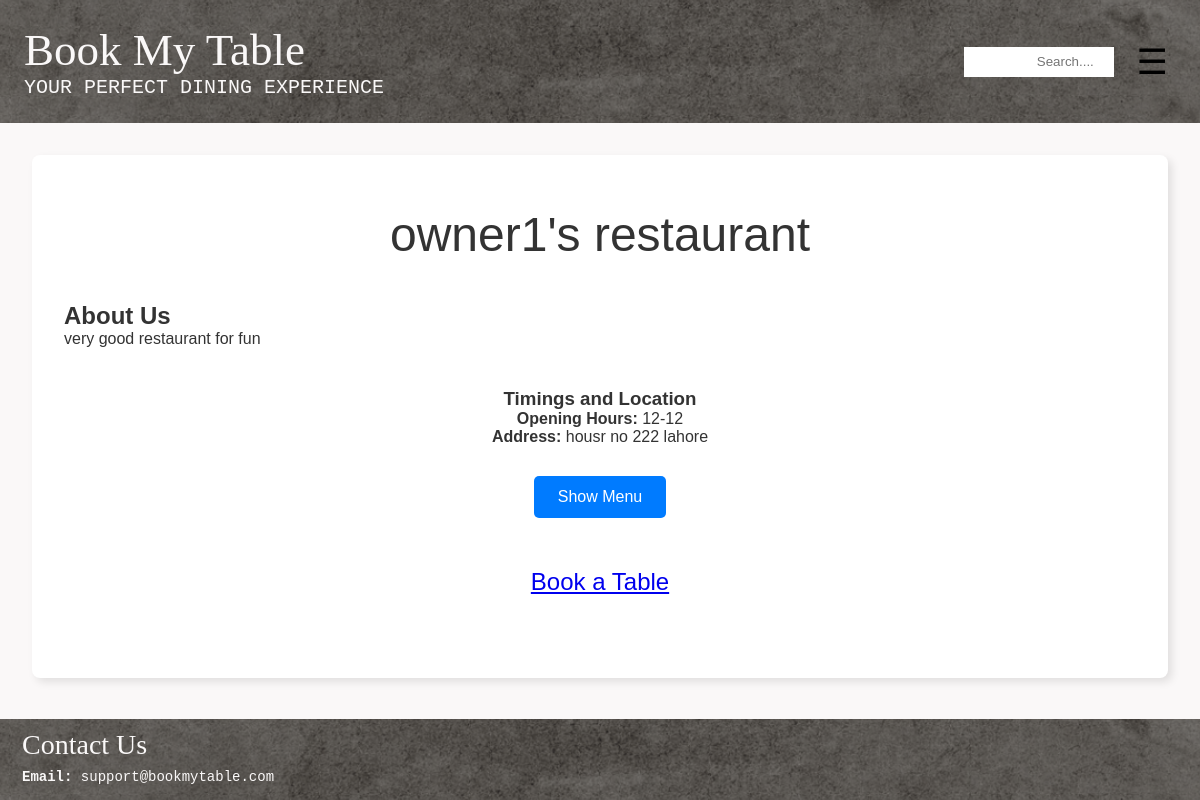
Page /restaurant/2/?user_id=None on the committed database.
### restaurant/models.py (models this page shows, shortened)
class Restaurant(models.Model):
    R_ID = models.AutoField(primary_key=True)
    R_Name = models.CharField(max_length=100)
    owner = models.OneToOneField('users.Owner', on_delete=models.CASCADE, related_name='restaurant')
    R_EmailAddress = models.EmailField(unique=True)
    R_ContactNumber = models.CharField(unique = True, max_length=15)
    R_Address = models.TextField() # this will allow for multiple addresses too
    R_Description = models.TextField(blank=True, null=True) #can be left blank, will store NULL if no value exists
    R_CuisineTypes = models.CharField(max_length=100)
    R_ReservationCost = models.DecimalField(max_digits=10, decimal_places=2)
    R_OpenHours = models.CharField(max_length=100) # e.g "Mon-Fri: 9:00AM - 8PM"
    Rating = models.DecimalField(decimal_places=2, default=0.0, max_digits=100)
    NetRevenue = models.DecimalField(max_digits=15, decimal_places=2, default=0.0)

### restaurant/views.py (the view)
# urls.py: path('<int:R_ID>/', views.restaurant_details, name = 'restaurant_details'),
def restaurant_details(request, R_ID):
    print(f"R_ID: {R_ID}, Query Params: {request.GET}")
    user_id = request.GET.get('user_id')  # Capture user_id from the query parameter
    restaurant = get_object_or_404(Restaurant, pk=R_ID)
    menu = Menu.objects.filter(restaurant=restaurant).first()
    dishes = Dish.objects.filter(menu=menu) if menu else []
    return render(request, 'restaurant/restaurant_details.html', {
        'restaurant': restaurant,
        'dishes': dishes,
        'user_id': user_id
    })

### restaurant/templates/restaurant/restaurant_details.html (shortened to what this page needs)
{% extends "layout.html" %}
{% block content %}
<div class="container">
    <h1 class="card-header text-center" style="font-size: 3rem; margin-top: 20px;">{{ restaurant.R_Name }}</h1>
    <section style="margin: 40px 0; text-align: left;">
        <h2> About Us</h2>
        <p>{{ restaurant.R_Description }}</p>
    </section>
    <section style="margin: 20px 0; text-align: center;">
        <h3>Timings and Location</h3>
        <p><strong>Opening Hours:</strong> {{ restaurant.R_OpenHours }}</p>
        <p><strong>Address:</strong> {{ restaurant.R_Address }}</p>
    </section>
    <section style="margin: 30px 0; text-align: center;">
        <button id="toggleMenuButton" class="button">
            Show Menu
        </button>
    </section>
<section style="margin: 50px 0; text-align: center;">
    <a href="{% url 'reservation:select_time' restaurant.R_ID %}?user_id={{ user_id }}" class="btn btn-primary" style="padding: 15px 30px; font-size: 1.5rem;">
        Book a Table
    </a>
</section>
{% endblock %}

### static/style.css (style rules this page uses)
* { margin: 0; padding: 0; box-sizing: border-box; }
html, body { height: 100%; margin: 0; }
body { font-family: Arial, sans-serif; background-color: #faf8f8; color: #333; display: flex; flex-direction: column; }
h1 { font-size: 4rem; margin: 0 auto; font-family: Arial, Helvetica, sans-serif; }
.button { background-color: #98989c; padding: 0.5rem 0.5rem; cursor: pointer; border-radius: 1px; border-color: black; top: 2%; left:2%; font-size: 20px; background: none; border: none; color: rgb(0, 0, 0); cursor: pointer; text-align: center; }
.container { max-width: 1200px; margin: 0 auto; padding: 2rem; background-color: #fff; border-radius: 8px; box-shadow: 4px 4px 8px rgba(0, 0, 0, 0.1); }
.button { display: inline-block; padding: 0.75rem 1.5rem; border: none; border-radius: 5px; background-color: #007BFF; color: #fff; font-size: 1rem; cursor: pointer; text-align: center; transition: background-color 0.3s; }
.text-center { text-align: center; }
.card-header { font-size: 2rem; font-weight: lighter; margin-bottom: 1rem; }

### rows in the picture
Restaurant: R_Name "owner1's restaurant", R_Description "very good restaurant for fun", R_OpenHours "12-12", R_Address "housr no 222 lahore"
